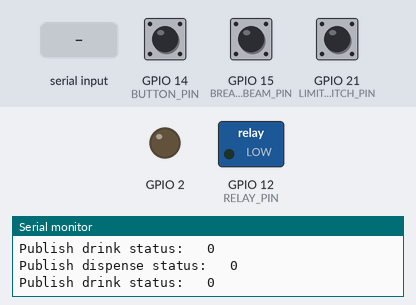
This program was run on a simulated ESP8266 (NodeMCU). Shown: switched loads named in the program (green lamp = pin HIGH), output pins drawn as LEDs (lit = HIGH), the last lines printed to the serial monitor. The inputs (shaded band) are chosen by the test bench; at power-on: GPIO 14 (BUTTON_PIN) HIGH, GPIO 15 (BREAK_BEAM_PIN) HIGH, GPIO 21 (LIMIT_SWITCH_PIN) LOW. WiFi joins after 1.5 s; servers stay silent unless stated; random numbers use the default seed unless the program sets one; no MQTT or app messages arrive unless stated.

Above: at 3.6 s.
3.7 s: GPIO 14 (BUTTON_PIN) pulled LOW for 0.15 s
At 4.7 s:
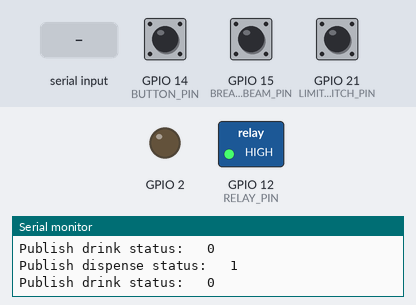
10.4 s: "start_dispense" received over Serial
At 11.5 s:
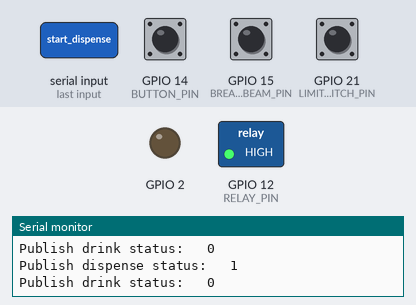
14.4 s: "s" received over Serial
Timing chart, 0 to 20.9 s (numbered marks = the images above; inputs shaded):
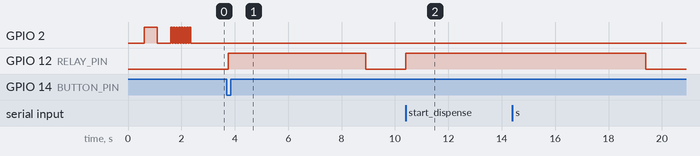

Measured:
- after the input at 3.7 s, GPIO 12 (RELAY_PIN): LOW → HIGH after 0.05 s, → LOW 5.1 s later
- after the input at 10.4 s, GPIO 12 (RELAY_PIN): LOW → HIGH at once

The program:

main.cpp
```cpp
#include <Arduino.h>
#include <PubSubClient.h>
#include <ESP8266WiFi.h>

#ifndef WIFI_SSID
#error WIFI_SSID is not defined
#endif

#ifndef WIFI_PASSWORD
#error WIFI_PASSWORD is not defined
#endif

#ifndef MQTT_SERVER
#error MQTT_SERVER is not defined
#endif

#ifndef DEVICE_NAME
#error DEVICE_NAME is not defined
#endif

#define XSTR(x) STR(x)
#define STR(x) #x

#pragma message "ssid: " XSTR(WIFI_SSID)
#pragma message "mqtt server: " XSTR(MQTT_SERVER)
#pragma message "device name: " XSTR(DEVICE_NAME)

const char* ssid = WIFI_SSID;
const char* password = WIFI_PASSWORD;
const char* mqtt_server = MQTT_SERVER;
const char* device_name = DEVICE_NAME;

WiFiClient espClient;
PubSubClient client(espClient);
unsigned long prev_publish_time = 0;
#define MSG_BUFFER_SIZE	(50)
char msg[MSG_BUFFER_SIZE];
int value = 0;

const int BREAK_BEAM_PIN = 15;
const int BUTTON_PIN = 14;
const int LIMIT_SWITCH_PIN = 21;
const int RELAY_PIN = 12;


void setup_wifi();
void callback(char* topic, byte* payload, unsigned int length);
void start_dispense();
void stop_dispense();
void check_dispense();
bool has_drink();
bool read_button();
bool get_button_state();
void publish_dispense_status(bool is_dispensing);
void publish_dispense_done(bool success);
void publish_drink_status(bool has_drink);
void reconnect();


void setup_wifi() {

    Serial.print("Connecting to ");
    Serial.println(ssid);
    WiFi.begin(ssid, password);

    int blink = 0;
    while (WiFi.status() != WL_CONNECTED) {
        delay(500);
        digitalWrite(LED_BUILTIN, blink % 2 == 0);
        Serial.print(".");
        blink++;
    }
    for (blink = 0; blink < 16; blink++) {
        digitalWrite(LED_BUILTIN, blink % 2 == 0);
        delay(50);
    }
    digitalWrite(LED_BUILTIN, LOW);

    randomSeed(micros());

    Serial.println("");
    Serial.println("WiFi connected");
    Serial.println("IP address: ");
    Serial.println(WiFi.localIP());
}

void callback(char* topic, byte* payload, unsigned int length) {
    Serial.print("Message arrived [");
    Serial.print(topic);
    Serial.print("] ");
    for (unsigned int i = 0; i < length; i++) {
        Serial.print((char)payload[i]);
    }
    Serial.println();

    if (strcmp(topic, "start_dispense") == 0) {
        memcpy(msg, payload, length + 1);
        msg[length] = 0;
        if (strcmp(msg, device_name) == 0) {
            Serial.println("Starting dispense");
            start_dispense();
        }
    }
}

bool is_dispensing = false;
uint32_t dispense_start_time = 0;
const uint32_t min_dispense_time = 100;
const uint32_t max_dispense_time = 5000;


void start_dispense() {
    is_dispensing = true;
    digitalWrite(RELAY_PIN, HIGH);
    dispense_start_time = millis();
}

void stop_dispense() {
    is_dispensing = false;
    digitalWrite(RELAY_PIN, LOW);
}

void check_dispense() {
    if (!is_dispensing) {
        return;
    }
    uint32_t current_time = millis();
    if (current_time - dispense_start_time > min_dispense_time && digitalRead(LIMIT_SWITCH_PIN)) {
        stop_dispense();
        publish_dispense_done(true);
    }
    if (current_time - dispense_start_time > max_dispense_time) {
        stop_dispense();
        publish_dispense_done(false);
    }
}

bool has_drink() {
    return !digitalRead(BREAK_BEAM_PIN);
}

bool button_state = false;
bool prev_button_read_state = false;
uint32_t last_debounce_time = 0;
uint32_t DEBOUNCE_DELAY = 50;

bool read_button() {
    return !digitalRead(BUTTON_PIN);
}

bool get_button_state() {
    uint32_t current_time = millis();
    bool state = read_button();
    if (state != prev_button_read_state) {
        last_debounce_time = current_time;
    }
    prev_button_read_state = state;

    if (current_time - last_debounce_time > DEBOUNCE_DELAY) {
        button_state = state;
    }
    return button_state;
}


void publish_dispense_status(bool is_dispensing) {
    snprintf(msg, MSG_BUFFER_SIZE, "%s\t%d", device_name, is_dispensing);
    Serial.print("Publish dispense status: ");
    Serial.println(msg);
    client.publish("is_dispensing", msg);
}

void publish_dispense_done(bool success) {
    snprintf(msg, MSG_BUFFER_SIZE, "%s\t%d", device_name, success);
    Serial.print("Publish dispense done: ");
    Serial.println(msg);
    client.publish("dispense_done", msg);
}

void publish_drink_status(bool has_drink) {
    snprintf(msg, MSG_BUFFER_SIZE, "%s\t%d", device_name, has_drink);
    Serial.print("Publish drink status: ");
    Serial.println(msg);
    client.publish("has_drink", msg);
}

void reconnect() {
  // Loop until we're reconnected
    while (!client.connected()) {
        Serial.print("Attempting MQTT connection on ");
        Serial.print(mqtt_server);
        Serial.print("...");
        // Create a random client ID
        String clientId = "ESP8266Client-";
        clientId += String(random(0xffff), HEX);
        // Attempt to connect
        if (client.connect(clientId.c_str())) {
            Serial.println("connected");
            client.subscribe("start_dispense");
            digitalWrite(LED_BUILTIN, LOW);
        }
        else {
            for (unsigned int blink = 0; blink < 6; blink++) {
                digitalWrite(LED_BUILTIN, blink % 2 == 0);
                delay(50);
            }
            digitalWrite(LED_BUILTIN, LOW);
            Serial.print("failed, rc=");
            Serial.print(client.state());
            Serial.println(" try again in 1 second");
            // Wait 1 second before retrying
            delay(1000);
        }
    }
}

void setup() {
    pinMode(LED_BUILTIN, OUTPUT);     // Initialize the LED_BUILTIN pin as an output
    pinMode(RELAY_PIN, OUTPUT);
    pinMode(BREAK_BEAM_PIN, INPUT_PULLUP);
    pinMode(BUTTON_PIN, INPUT);
    pinMode(LIMIT_SWITCH_PIN, INPUT);

    Serial.begin(115200);
    delay(100);

    setup_wifi();
    client.setServer(mqtt_server, 1883);
    client.setCallback(callback);
}

void loop() {
    if (Serial.available()) {
        char c = Serial.read();
        switch (c)
        {
        case 's':
            start_dispense();
            break;
        default:
            break;
        }
    }
    if (get_button_state()) {
        start_dispense();
    }
    check_dispense();

    if (!client.connected() && !is_dispensing) {
        reconnect();
    }
    client.loop();

    unsigned long now = millis();
    if (now - prev_publish_time > 1000) {
        prev_publish_time = now;
        publish_dispense_status(is_dispensing);
        publish_drink_status(has_drink());
    }
}
```
